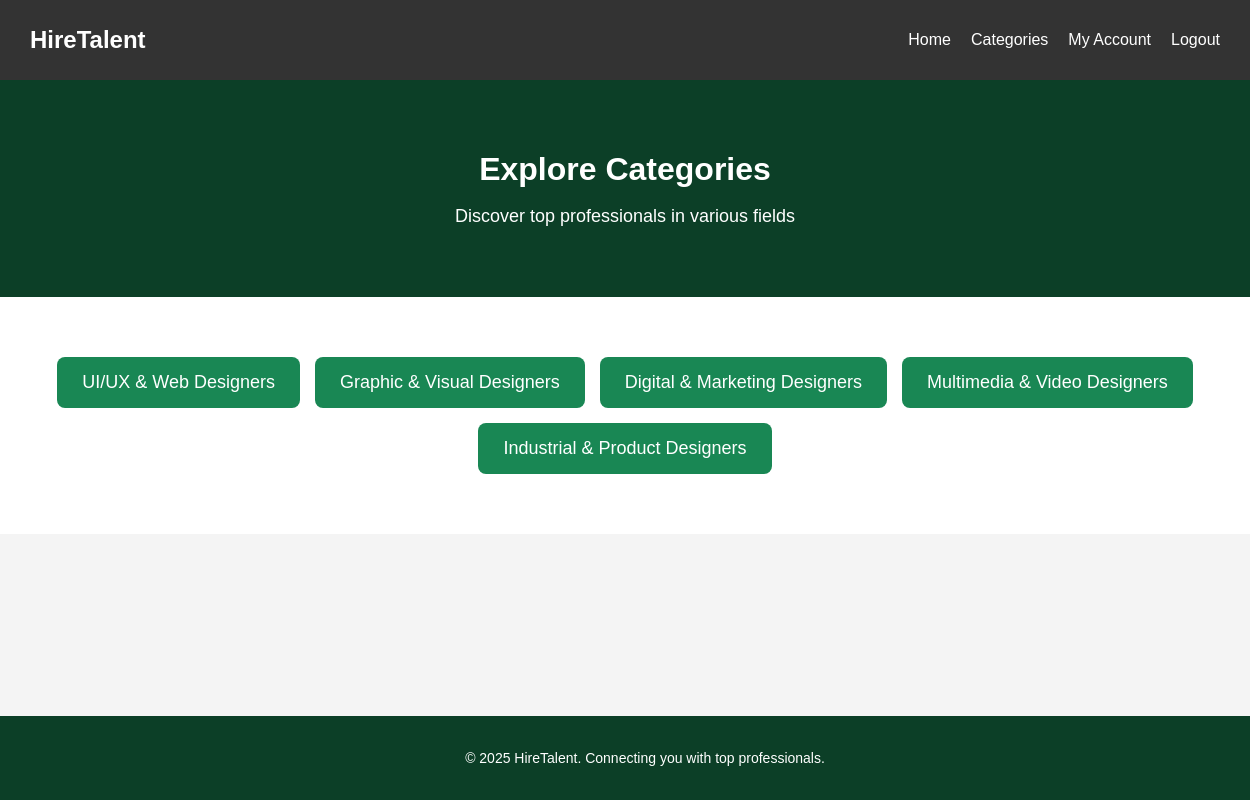
Page /categories/ (signed in) on the committed database.
### app/models.py (models this page shows, shortened)
class Category(models.Model):
    name = models.CharField(max_length=255, unique=True)

### app/views.py (the view)
# urls.py: path('categories/', views.categories, name='categories'),
@login_required
def categories(request):
    categories = Category.objects.all()
    return render(request, 'categories.html', {'categories': categories})

### templates/categories.html (shortened to what this page needs)
<!DOCTYPE html>
<html lang="en">
<head>
    {% load static %}
    <link rel="stylesheet" href="{% static 'css/categories.css' %}">
</head>
<body>
    <nav class="navbar">
        <div class="logo">HireTalent</div>
        <ul class="nav-links">
            <li><a href="{% url 'home' %}">Home</a></li>
            <li><a href="{% url 'categories' %}">Categories</a></li>
            <li><a href="{% url 'my_account' %}">My Account</a></li>
            <li><a href="{% url 'logout' %}">Logout</a></li>
        </ul>
    </nav>
    <header class="hero">
        <h1>Explore Categories</h1>
        <p>Discover top professionals in various fields</p>
    </header>
    <section class="categories">
        <div class="category-list">
            {% for category in categories %}
            <a href="{% url 'category_detail' category.id %}" class="category">
                {{ category.name }}
            </a>
            {% empty %}
            <p>No categories found.</p>
            {% endfor %}
        </div>
    </section>
    <footer>
        <p>&copy; 2025 HireTalent. Connecting you with top professionals.</p>
    </footer>
</body>
</html>

### static/css/categories.css (style rules this page uses)
body { font-family: Arial, sans-serif; margin: 0; padding: 0; background-color: #F4F4F4; color: #333; display: flex; flex-direction: column; min-height: 100vh; }
h1 { color: white; }
.navbar { display: flex; justify-content: space-between; align-items: center; background-color: #333; padding: 15px 30px; color: white; }
.logo { font-size: 24px; font-weight: bold; }
.nav-links { list-style: none; display: flex; gap: 20px; }
.nav-links li { display: inline; }
.nav-links a { color: white; text-decoration: none; font-size: 16px; transition: 0.3s; }
.hero { text-align: center; padding: 50px; background-color: #0c3f27; color: white; }
.hero h1 { font-size: 32px; margin-bottom: 10px; }
.hero p { font-size: 18px; margin-bottom: 20px; }
.categories { text-align: center; padding: 60px 20px; background: #ffffff; }
.category-list { display: flex; justify-content: center; gap: 15px; flex-wrap: wrap; }
.category { background: #198754; color: #ffffff; padding: 15px 25px; border-radius: 8px; cursor: pointer; font-size: 18px; text-decoration: none; transition: background 0.3s ease; }
footer { text-align: center; padding: 20px; background: #0c3f27; color: #ffffff; font-size: 14px; margin-top: auto; width: 100%; }

### rows in the picture
Category: name "UI/UX & Web Designers"
Category: name "Graphic & Visual Designers"
Category: name "Digital & Marketing Designers"
Category: name "Multimedia & Video Designers"
Category: name "Industrial & Product Designers"
